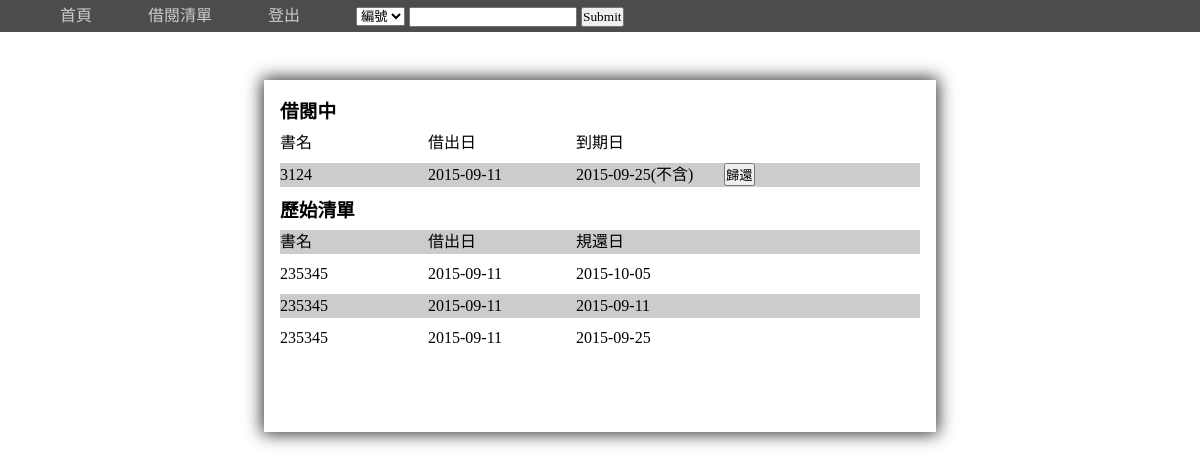
The page /web05_D/index.php?me (signed in) on the database its author committed.
### tables this page shows
CREATE TABLE IF NOT EXISTS `list` (
  `id` int(255) NOT NULL,
  `user` text NOT NULL,
  `book` text NOT NULL,
  `time1` text NOT NULL,
  `time2` text NOT NULL,
  `see` text NOT NULL,
  `one` text NOT NULL
);

CREATE TABLE IF NOT EXISTS `book` (
  `id` int(4) unsigned zerofill NOT NULL,
  `name` text NOT NULL,
  `file` text NOT NULL,
  `work` text NOT NULL,
  `sort` text NOT NULL,
  `text` text NOT NULL,
  `year` text NOT NULL
);

### web05_D/sql.php (called while the page is built, shortened)
<?
	if($_SESSION['pe']=='true'){
		$a_1=array('首頁','分類','上傳','借閱清單','登出');
		$a_2=array('index.php','?classd','?book','?me','?logout');
	}
	else if($_SESSION['id']){
		$a_1=array('首頁','借閱清單','登出');
		$a_2=array('index.php','?me','?logout');
	}
	else{
		$a_1=array('首頁','登入','註冊');
		$a_2=array('index.php','?login','?new');
	}
	$z_1=array('編號','書名','作者','描述');
	$z_2=array('id','name','work','text');
?>

### web05_D/index.php (the view, shortened to what this page needs)
<!DOCTYPE html PUBLIC "-//W3C//DTD XHTML 1.0 Transitional//EN" "http://www.w3.org/TR/xhtml1/DTD/xhtml1-transitional.dtd">
<html xmlns="http://www.w3.org/1999/xhtml">
<head>
<link href="css.css" rel="stylesheet" type="text/css" />
</head>
<?
	include_once('sql.php');
?>
<body>
    <div class="top">
            <ul>
                <?
                    for($i=0;$i<count($a_1);$i++){
                        ?>
                            <li>
                                <a href="<?=$a_2[$i]?>"><?=$a_1[$i]?></a>
                            </li>
                        <?
                    }
                ?>
                <li>
                	<form action="" method="get">
                    	<?
							if($_SESSION['id']){
								?>
                                	<select name="sort">
                                    	<?
											for($i=0;$i<count($z_1);$i++){
										?>
                                        	<option value="<?=$z_2[$i]?>" <?=$_GET['sort']==$z_2[$i]?'selected="selected"':''?> >
                                            	<?=$z_1[$i]?>
                                            </option>
                                        <?
											}
										?>
                                    </select>
                                <?
							}
							else{
								?>
                                <input type="hidden" name="sort" value="name"  />
                                <?
							}
						?>
                    	<input type="search" name="search" value="<?=$_GET[search]?>" />
                        <input type="submit" />
                    </form>
                </li>
            </ul>
        </div>
    <Div class="mid">
                    <?
				if(isset($_GET['me'])){
					?>
                    <div class="login mag" style="width:40rem;">
                    	<h3>借閱中</h3>
                        <div class="text me">
                            	<span>書名</span>
                                <span>借出日</span>
                                <span>到期日</span>
                       </div>
						<?
                        $sql=$mq("SELECT * FROM `list` where `user`='$_SESSION[id]' and `see`='true'");
                        while($echo=$mfa($sql)){
							$bokn=$mr($mq("SELECT * FROM `book` where `id`='$echo[book]'"),0,'name')
                        ?>
                        	<div class="text me">
                            	<span><?=$bokn?></span>
                                <span><?=date("Y-m-d",$echo['time1'])?></span>
                                <span><?=date("Y-m-d",$echo['time2'])?>(不含)</span>
                                <span>
                                	<input type="button" value="歸還" onclick="url('back.php?no=see&id=<?=$echo['id']?>')">
                                </span>
                            </div>
                        <?
                        }
                        ?>
                        <h3>歷始清單</h3>
                        <div class="text me">
                            	<span>書名</span>
                                <span>借出日</span>
                                <span>規還日</span>
                       </div>
						<?
                        $sql=$mq("SELECT * FROM `list` where `user`='$_SESSION[id]' and `see`='false'");
                        while($echo=$mfa($sql)){
							$bokn=$mr($mq("SELECT * FROM `book` where `id`='$echo[book]'"),0,'name')
                        ?>
                        	<div class="text me">
                            	<span><?=$bokn?></span>
                                <span><?=date("Y-m-d",$echo['time1'])?></span>
                                <span><?=date("Y-m-d",$echo['time2'])?></span>
                            </div>
                        <?
                        }
                        ?>
                    </div>
                    <?
				}
					?>
    </Div>
</body>
</html>

### web05_D/css.css (style rules this page uses)
* { margin:0; padding:0; font-family:"微軟正黑體"; }
a { color:#CCC; text-decoration:none; }
.top { padding:0 5vw; }
.top a { padding-right:calc( 1rem + 3vw); }
ul li { display:inline-block; }
.login { margin-top:3rem !important; background:rgba(255,255,255,1); width:15rem; min-height:20rem; box-shadow:#333 0rem 0rem 1rem 0.1rem; padding:1rem; margin:1rem; }
.top { line-height:2rem; background:rgba(0,0,0,0.7); }
.mid { padding:0 5vw; }
.mag { margin:auto; }
.text { line-height:1.5rem; display:block; width:100%; margin-top:0.5rem; margin-bottom:0.5rem; }
.me:nth-child(odd) { background:#CCC; }
span { display:inline-block; width:9rem; }

### rows shown on the page
list: book.name "3124", time1 "2015-09-11", time2 "2015-09-25"
list: book.name "235345", time1 "2015-09-11", time2 "2015-10-05"
list: book.name "235345", time1 "2015-09-11", time2 "2015-09-11"
list: book.name "235345", time1 "2015-09-11", time2 "2015-09-25"

### other values the page prints
$a_1[$i] "首頁"
$a_1[$i] "借閱清單"
$a_1[$i] "登出"
form field sort "編號"
